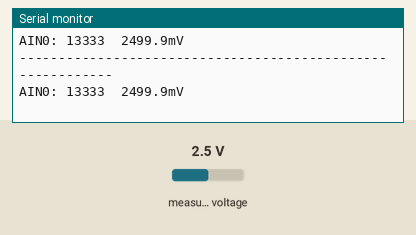
Recording of a sketch running on a simulated ESP32. Parts: the last lines printed to the serial monitor. The test bench sets the inputs (shaded band); at power-on: measured voltage 2.5 V.

Above: at 1.2 s.
1.3 s: measured voltage set to 0.1 V
At 2.65 s:
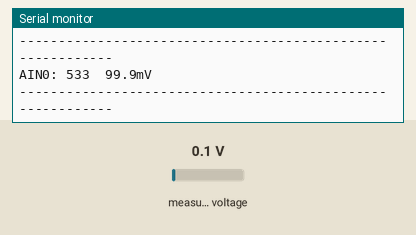
2.8 s: measured voltage set to 1.2 V
At 2.87 s:
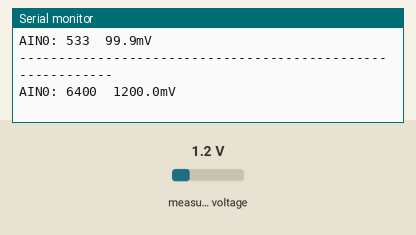
Timing chart, 0 to 5.8 s (numbered marks = the images above; inputs shaded):
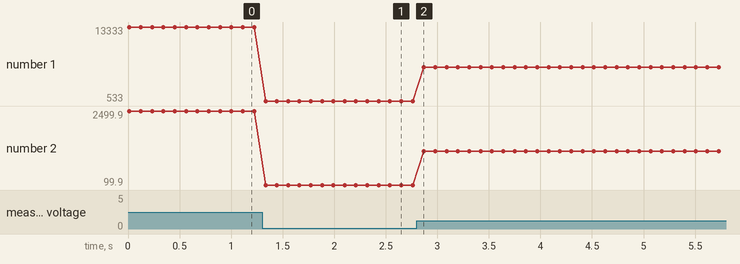

The sketch:

ExternalADC.ino
```cpp
#include <Adafruit_ADS1X15.h>

//Adafruit_ADS1115 ads;  /* Use this for the 16-bit version */
Adafruit_ADS1115 ads; /* Use this for the 12-bit version */

void setup(void)
{
	Serial.begin(115200);
	Serial.println("Hello!");

	Serial.println("Getting single-ended readings from AIN0..3");
	Serial.println("ADC Range: +/- 6.144V (1 bit = 3mV/ADS1015, 0.1875mV/ADS1115)");

	// The ADC input range (or gain) can be changed via the following
	// functions, but be careful never to exceed VDD +0.3V max, or to
	// exceed the upper and lower limits if you adjust the input range!
	// Setting these values incorrectly may destroy your ADC!
	//                                                                ADS1015  ADS1115
	//                                                                -------  -------
	// ads.setGain(GAIN_TWOTHIRDS);  // 2/3x gain +/- 6.144V  1 bit = 3mV      0.1875mV (default)
	// ads.setGain(GAIN_ONE);        // 1x gain   +/- 4.096V  1 bit = 2mV      0.125mV
	// ads.setGain(GAIN_TWO);        // 2x gain   +/- 2.048V  1 bit = 1mV      0.0625mV
	// ads.setGain(GAIN_FOUR);       // 4x gain   +/- 1.024V  1 bit = 0.5mV    0.03125mV
	// ads.setGain(GAIN_EIGHT);      // 8x gain   +/- 0.512V  1 bit = 0.25mV   0.015625mV
	// ads.setGain(GAIN_SIXTEEN);    // 16x gain  +/- 0.256V  1 bit = 0.125mV  0.0078125mV

	if (!ads.begin()) {
		Serial.println("Failed to initialize ADS.");
		while (true) ;
	}
}

void loop(void)
{
	int16_t adc0;
	float volts0;

	adc0 = ads.readADC_SingleEnded(0);


	volts0 = ads.computeVolts(adc0);


	Serial.println("-----------------------------------------------------------");
	Serial.print("AIN0: "); Serial.print(adc0); Serial.print("  "); Serial.printf("%.1f",1000 * volts0); Serial.println("mV");

	delay(100);
}
```

Measured:
- after the input at 1.3 s, the serial monitor: prints a new line at once (image 1)
- after the input at 2.8 s, the serial monitor: prints a new line after 0.07 s (image 2)
- plotted number 1: 13333 → 533 after the input at 1.3 s, 533 → 6400 after the input at 2.8 s
- plotted number 2: 2499.9 → 99.9 after the input at 1.3 s, 99.9 → 1200 after the input at 2.8 s
